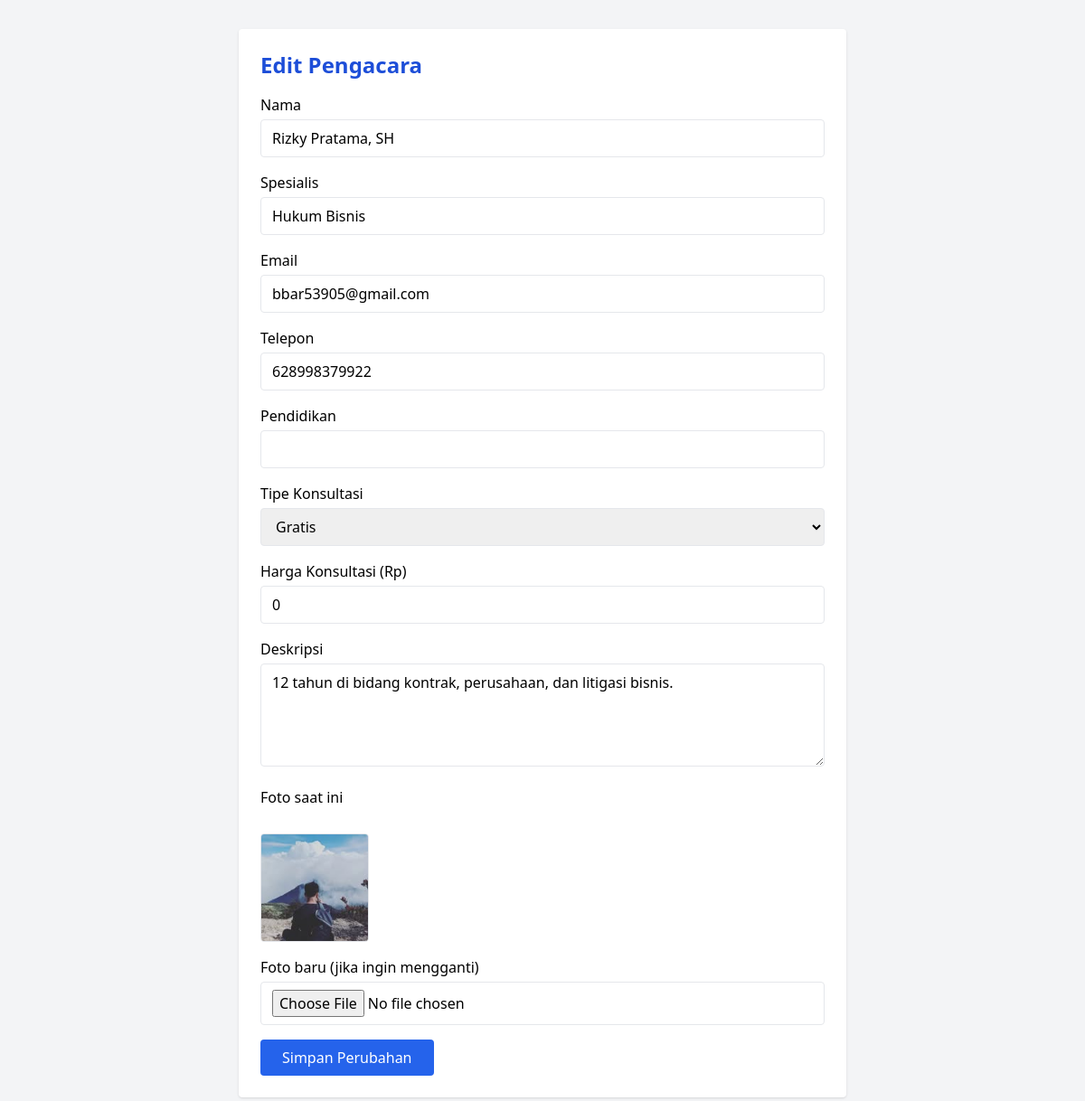
/admin/update.php?id=3, run on the app's committed database.
### tables this page shows
CREATE TABLE `pengacara` (
  `id` int NOT NULL,
  `nama` varchar(100) DEFAULT NULL,
  `foto` longtext,
  `spesialis` varchar(100) DEFAULT NULL,
  `harga_konsultasi` int NOT NULL DEFAULT '0',
  `email` varchar(100) DEFAULT NULL,
  `telepon` varchar(20) DEFAULT NULL,
  `deskripsi` text,
  `pendidikan` varchar(255) DEFAULT NULL,
  `tipe_konsultasi` enum('gratis','berbayar') NOT NULL DEFAULT 'gratis'
);

### admin/update.php (the view, shortened to what this page needs)
<?php
require '../db.php';
$id = (int) $_GET['id'];
$stmt = $conn->prepare("SELECT * FROM pengacara WHERE id = ?");
$stmt->bind_param("i", $id);
$stmt->execute();
$result = $stmt->get_result();
$pengacara = $result->fetch_assoc();
?>
<!DOCTYPE html>
<html lang="id">
<head>
  <script src="https://cdn.tailwindcss.com"></script>
</head>
<body class="bg-gray-100 p-8">
  <div class="max-w-2xl mx-auto bg-white p-6 rounded shadow">
    <h2 class="text-2xl font-bold mb-4 text-blue-700">Edit Pengacara</h2>
    <form method="POST" enctype="multipart/form-data">
      <div class="mb-4">
        <label class="block mb-1">Nama</label>
        <input name="nama" value="<?= htmlspecialchars($pengacara['nama']) ?>" required class="w-full border px-3 py-2 rounded">
      </div>
      <div class="mb-4">
        <label class="block mb-1">Spesialis</label>
        <input name="spesialis" value="<?= htmlspecialchars($pengacara['spesialis']) ?>" required class="w-full border px-3 py-2 rounded">
      </div>
      <div class="mb-4">
        <label class="block mb-1">Email</label>
        <input type="email" name="email" value="<?= htmlspecialchars($pengacara['email'] ?? '') ?>" class="w-full border px-3 py-2 rounded">
      </div>
      <div class="mb-4">
        <label class="block mb-1">Telepon</label>
        <input type="text" name="telepon" value="<?= htmlspecialchars($pengacara['telepon'] ?? '') ?>" class="w-full border px-3 py-2 rounded">
      </div>
      <div class="mb-4">
        <label class="block mb-1">Pendidikan</label>
        <input type="text" name="pendidikan" value="<?= htmlspecialchars($pengacara['pendidikan'] ?? '') ?>" class="w-full border px-3 py-2 rounded">
      </div>
      <div class="mb-4">
        <label class="block mb-1">Tipe Konsultasi</label>
        <select name="tipe_konsultasi" class="w-full border px-3 py-2 rounded" required>
          <option value="gratis" <?= $pengacara['tipe_konsultasi'] === 'gratis' ? 'selected' : '' ?>>Gratis</option>
        </select>
      </div>
      <div class="mb-4">
        <label class="block mb-1">Harga Konsultasi (Rp)</label>
        <input type="number" name="harga_konsultasi" min="0" value="<?= htmlspecialchars($pengacara['harga_konsultasi']) ?>" class="w-full border px-3 py-2 rounded">
      </div>
      <div class="mb-4">
        <label class="block mb-1">Deskripsi</label>
        <textarea name="deskripsi" rows="4" required class="w-full border px-3 py-2 rounded"><?= htmlspecialchars($pengacara['deskripsi']) ?></textarea>
      </div>
      <div class="mb-4">
        <label class="block mb-1">Foto saat ini</label><br>
        <img src="<?= htmlspecialchars($pengacara['foto']) ?>" alt="Foto Pengacara" width="120" class="mb-2 rounded border">
      </div>
      <div class="mb-4">
        <label class="block mb-1">Foto baru (jika ingin mengganti)</label>
        <input type="file" name="foto" accept="image/*" class="w-full border px-3 py-2 rounded bg-white">
      </div>
      <button type="submit" class="bg-blue-600 text-white px-6 py-2 rounded hover:bg-blue-700">Simpan Perubahan</button>
    </form>
  </div>
</body>
</html>

### data on the page
pengacara: nama "Rizky Pratama, SH", spesialis "Hukum Bisnis", email "bbar53905@gmail.com", telepon "628998379922", tipe_konsultasi "Gratis", harga_konsultasi "0", deskripsi "12 tahun di bidang kontrak, perusahaan, dan litigasi bisnis.", foto (picture)
